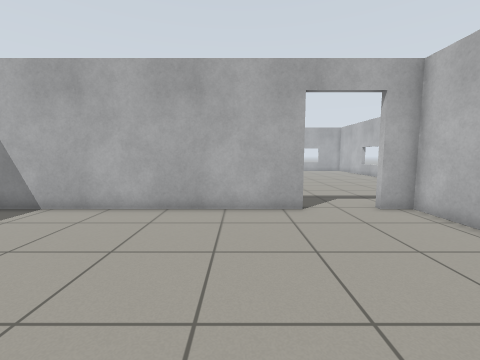
View 1 (above)

16 first-person views from a walk through a Gazebo world. The camera is 0.94 m above the floor, tilts 6° down and sees 90° across. The floor is counted in squares, 0.5 m on a side. Each view is taken from the middle of a square. On the plan, view 1 faces up. The plan holds only what a view shows up to about 15 squares ahead; the rest is blank.

View 2
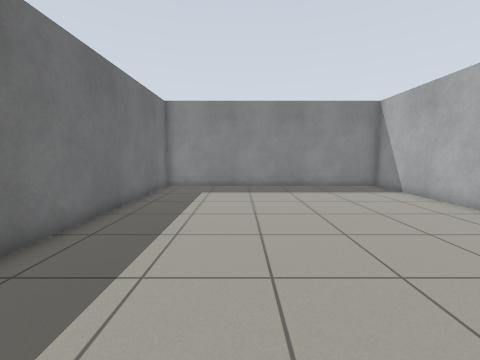

View 3
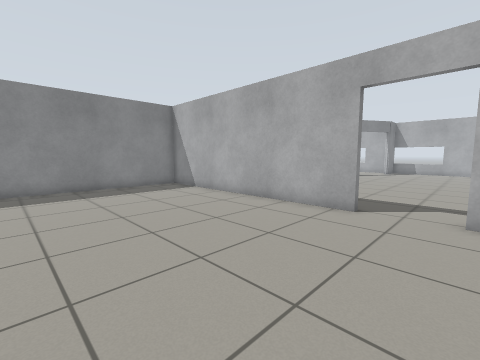

View 4
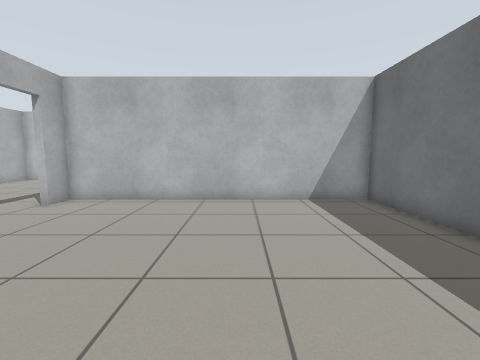

View 5
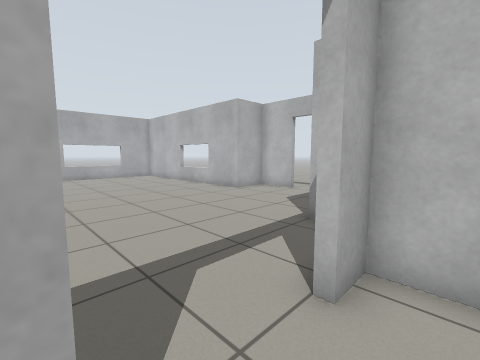

View 6
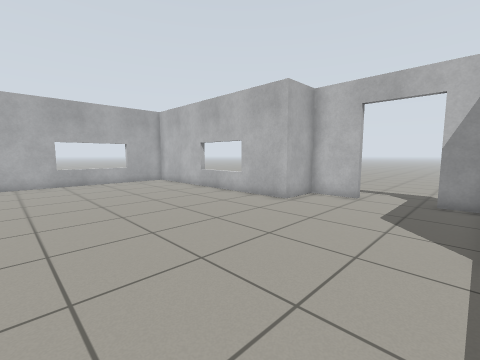

View 7
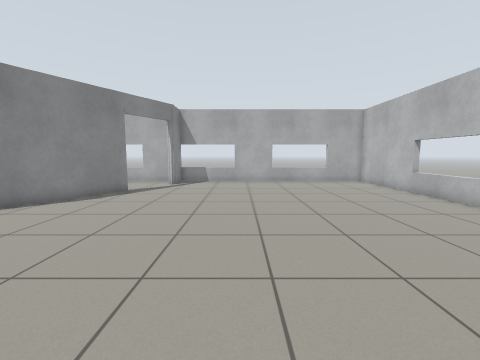

View 8
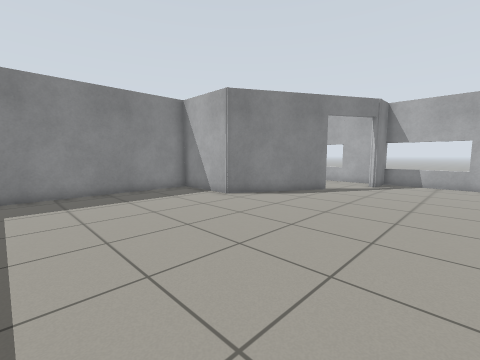

View 9
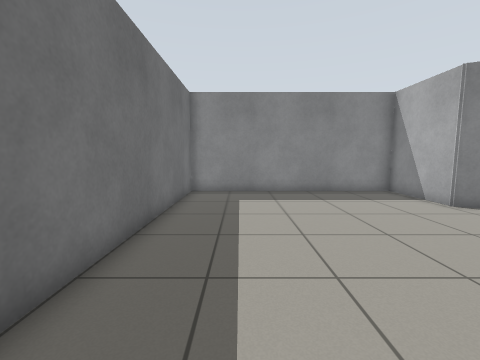

View 10
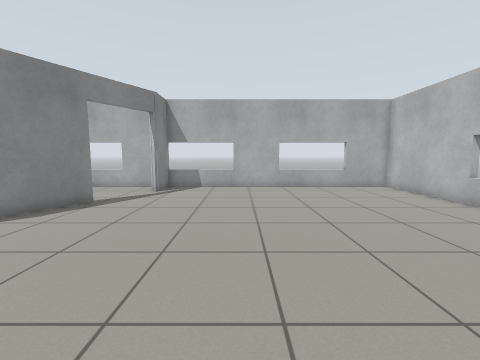

View 11
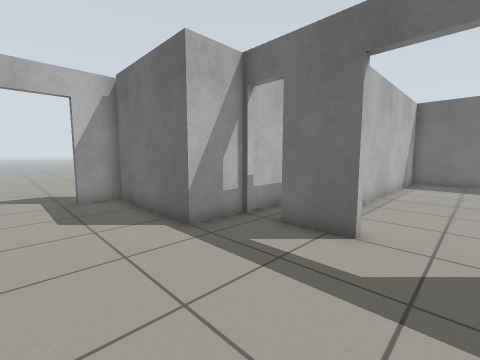

View 12
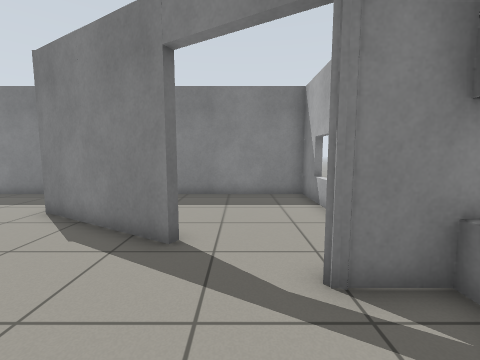

View 13
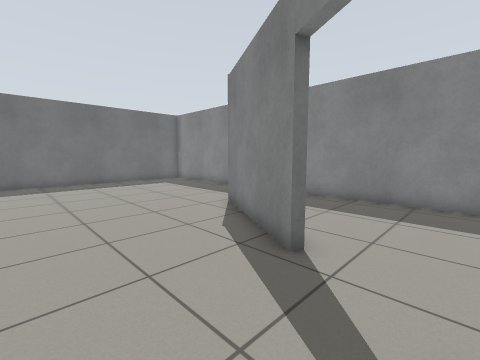

View 14
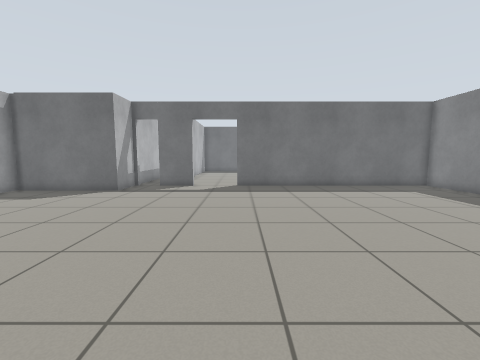

View 15
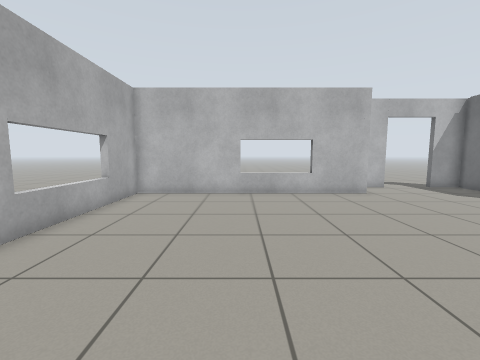

View 16
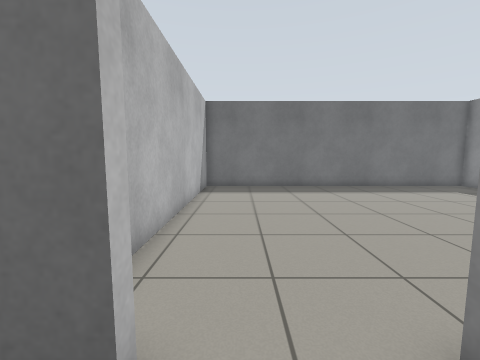

### Floor plan
Points are (right, up) in squares from view 1. A wall is a line through its corners. A room is listed if a view was taken in it or the views show most of it. See-through windows are left out.
Room 1 (views 1, 2, 3, 4, 5)
walls: (2.2, 8.2) (-9.4, 8.2) (-9.4, -4.4) (6, -4.4) (6, 8.2) (4.7, 8.2)
ways out: open door at (3.5, 8) to room 2
Room 2 (views 6, 7, 8, 9, 10, 11, 12, 13, 14, 15, 16)
walls: (4.7, 8.5) (6.9, 8.5); (-2.8, 23.6) (-5.6, 18.8) (-9.4, 18.8) (-9.4, 8.5) (2.2, 8.5); (8.4, 8.4) (8.4, 10.5) (13.5, 10.5); (13.8, 14.6) (13.8, 16.8) (11.6, 16.8) (11.6, 28) (-1.2, 28); (-1.2, 28.4) (-1.2, 26.2); (13.8, 10.2) (13.8, 12)
ways out: open door at (3.5, 8) to room 1; open door at (-3, 24) to room 3; open door at (-2, 25.5) to room 3; open door at (7.5, 8); open door at (14, 13)
Room 3 (no view inside)
walls: (-2.1, 28) (-9.4, 28) (-9.4, 20.1)
ways out: open door at (-3, 24) to room 2; open door at (-2, 25.5) to room 2

Positions as (right, up) in squares from view 1, and headings:
1: (0, 0), facing up
2: (5, 0), facing left
3: (5, 0), facing up-left
4: (-4, 1), facing right
5: (2, 7), facing up-right
6: (3, 11), facing up-right
7: (3, 11), facing up
8: (3, 11), facing up-left
9: (3, 11), facing left
10: (3, 14), facing up
11: (3, 14), facing down-right
12: (2, 25), facing left
13: (1, 26), facing down-left
14: (2, 23), facing down
15: (0, 23), facing right
16: (4, 10), facing down
